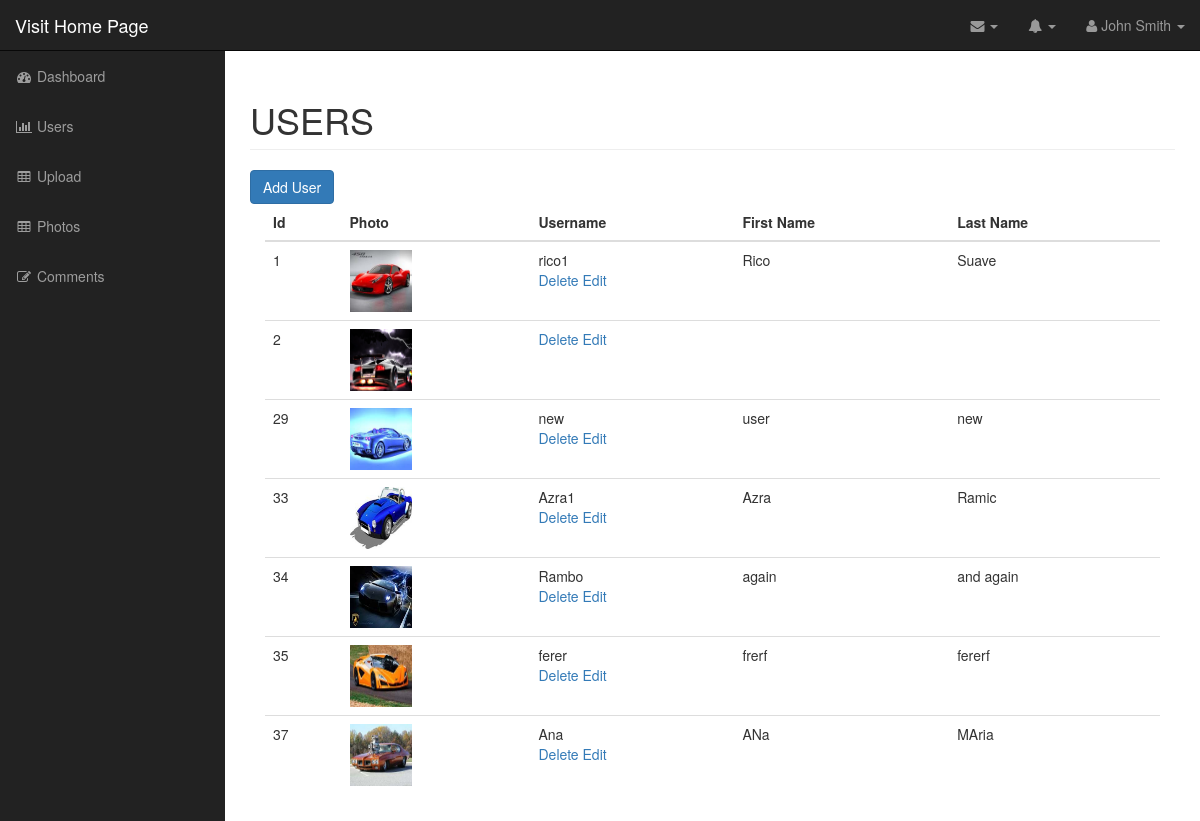
The page /admin/users.php (signed in) on the database its author committed.
### tables this page shows
CREATE TABLE `users` (
  `id` int(11) NOT NULL,
  `username` varchar(255) NOT NULL,
  `password` varchar(255) NOT NULL,
  `first_name` varchar(255) NOT NULL,
  `last_name` varchar(255) NOT NULL,
  `user_image` varchar(255) NOT NULL
);

### admin/includes/database.php (called while the page is built, shortened)
<?php
class Database {
    public $connection;
    public function open_db_connection(){
        $this->connection = new mysqli(DB_HOST,DB_USER,DB_PASS,DB_NAME);
    }
    public function query($sql) {
        $result = $this->connection->query($sql);
        return $result;
    }
}
$database = new Database();
?>

### admin/includes/db_object.php (called while the page is built, shortened)
<?php
class Db_object {
    protected static $db_table = "users";
    public static function find_all() {
        return static::find_by_query("SELECT * FROM ".static::$db_table." ");
     }
    public static function find_by_query($sql) {
        global $database;
        $result_set = $database->query($sql);
        $the_object_array = array();
        while($row = mysqli_fetch_array($result_set)){
            $the_object_array[] = static::instantation($row);
        }
        return $the_object_array;
    }
    public static function instantation($the_record) {
        $the_object = new $calling_class;
        foreach($the_record as $the_attribute => $value){
            if($the_object->has_the_attribute($the_attribute)) {
                $the_object->$the_attribute = $value;
            }
        }
        return $the_object;
    }
    private function has_the_attribute($the_attribute) {
        $object_properties = get_object_vars($this);
        return array_key_exists($the_attribute, $object_properties);
    }
}
?>

### admin/includes/user.php (called while the page is built, shortened)
<?php
class User extends Db_object {
    public $user_image;
    public $upload_directory = "images";
    public function image_path_and_placeholder() {
        return $this->upload_directory.DS.$this->user_image;
    }
}
?>

### admin/users.php (the view, shortened to what this page needs)
<?php include("includes/header.php");
?>
<?php
    $users = User::find_all();
?>
        <nav class="navbar navbar-inverse navbar-fixed-top" role="navigation">
            <?php include("includes/top_nav.php"); ?>
            <?php include("includes/side_nav.php"); ?>
        </nav>
        <div id="page-wrapper">
        <div class="container-fluid">
                <div class="row">
                    <div class="col-lg-12">
                        <h1 class="page-header">
                            USERS
                        </h1>
                        <a href="add_user.php" class="btn btn-primary">Add User</a>
                        <div class="col-md-12">
                            <table class="table table-hover">
                                <thead>
                                    <tr>
                                        <th>Id</th>
                                        <th>Photo</th>
                                        <th>Username</th>
                                        <th>First Name</th>
                                        <th>Last Name</th>
                                    </tr>
                                </thead>
                                <tbody>
                                <?php
                                    foreach($users as $user): ?>
                                    <tr>
                                        <td><?php echo $user->id; ?></td>
                                        <td><img class="admin-user-thumbnail user_image" src="<?php echo $user->image_path_and_placeholder(); ?>">
                                        <td><?php echo $user->username; ?>
                                            <div class="action_link">
                                                <a href="delete_user.php?id=<?php echo $user->id; ?>">Delete</a>
                                                <a href="edit_user.php?id=<?php echo $user->id; ?>">Edit</a>
                                            </div>
                                        </td>
                                        <td><?php echo $user->first_name; ?></td>
                                        <td><?php echo $user->last_name; ?></td>
                                    </tr>
                                    <?php endforeach; ?>
                                </tbody>
                            </table>
                        </div>
                    </div>
                </div>
            </div>
        </div>
  <?php include("includes/footer.php"); ?>

### admin/css/sb-admin.css (style rules this page uses)
body { margin-top: 100px; background-color: #222; }
@media (min-width:768px) { body { margin-top: 50px; } }
#page-wrapper { width: 100%; padding: 0; background-color: #fff; }
@media (min-width:768px) { #page-wrapper { padding: 10px; } }

### admin/css/styles.css (style rules this page uses)
.user_image { width: 62px; height: 62px; }

### rows shown on the page
users: id "1", user_image (picture), username "rico1", first_name "Rico", last_name "Suave"
users: id "2", user_image (picture)
users: id "29", user_image (picture), username "new", first_name "user", last_name "new"
users: id "33", user_image (picture), username "Azra1", first_name "Azra", last_name "Ramic"
users: id "34", user_image (picture), username "Rambo", first_name "again", last_name "and again"
users: id "35", user_image (picture), username "ferer", first_name "frerf", last_name "fererf"
users: id "37", user_image (picture), username "Ana", first_name "ANa", last_name "MAria"
